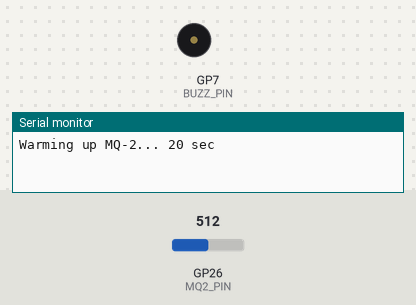
A sketch run on a simulated Raspberry Pi Pico. On the bench: buzzer (waves = sounding, pin HIGH), the last lines printed to the serial monitor. The test bench sets the inputs (shaded band); at power-on: GP26 (MQ2_PIN) = 512.

Above: at 0.1 s.
At 20.1 s:
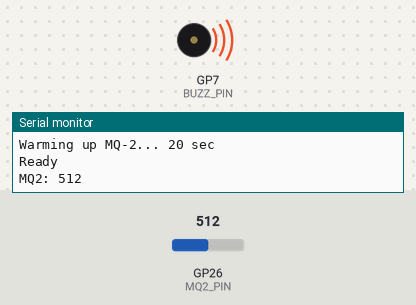
Timing chart, 0 to 21.6 s (numbered marks = the images above):
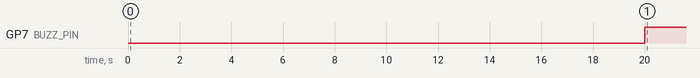

Measured:
- by itself, GP7 (BUZZ_PIN): LOW → HIGH at 20.0 s

The sketch:

mq2_gas_sensor.ino
```cpp
// snippet: mq2_gas_sensor
// tags: gas, mq2, smoke, lpg, methane, analog, air-quality, sensor, threshold
// boards: avr, esp32, megaavr, nano33iot, romi32u4, rp2040
// library: none
// description: Read MQ-2 smoke/gas analog sensor — raw value + threshold alert (requires 20s warm-up)
// prompts: MQ-2 gas sensor, smoke detector, LPG methane detection, air quality alarm, gas threshold alert, smoke sensing

const int MQ2_PIN   = A0;
const int BUZZ_PIN  = 7;
const int THRESHOLD = 400;   // adjust for your environment

unsigned long prevMs = 0;

void setup() {
  Serial.begin(9600);
  pinMode(BUZZ_PIN, OUTPUT);
  Serial.println("Warming up MQ-2... 20 sec");
  delay(20000);
  Serial.println("Ready");
}

void loop() {
  unsigned long now = millis();
  if (now - prevMs < 200) return;
  prevMs = now;

  int raw = analogRead(MQ2_PIN);
  Serial.print("MQ2: "); Serial.println(raw);
  digitalWrite(BUZZ_PIN, raw > THRESHOLD ? HIGH : LOW);
}
```
